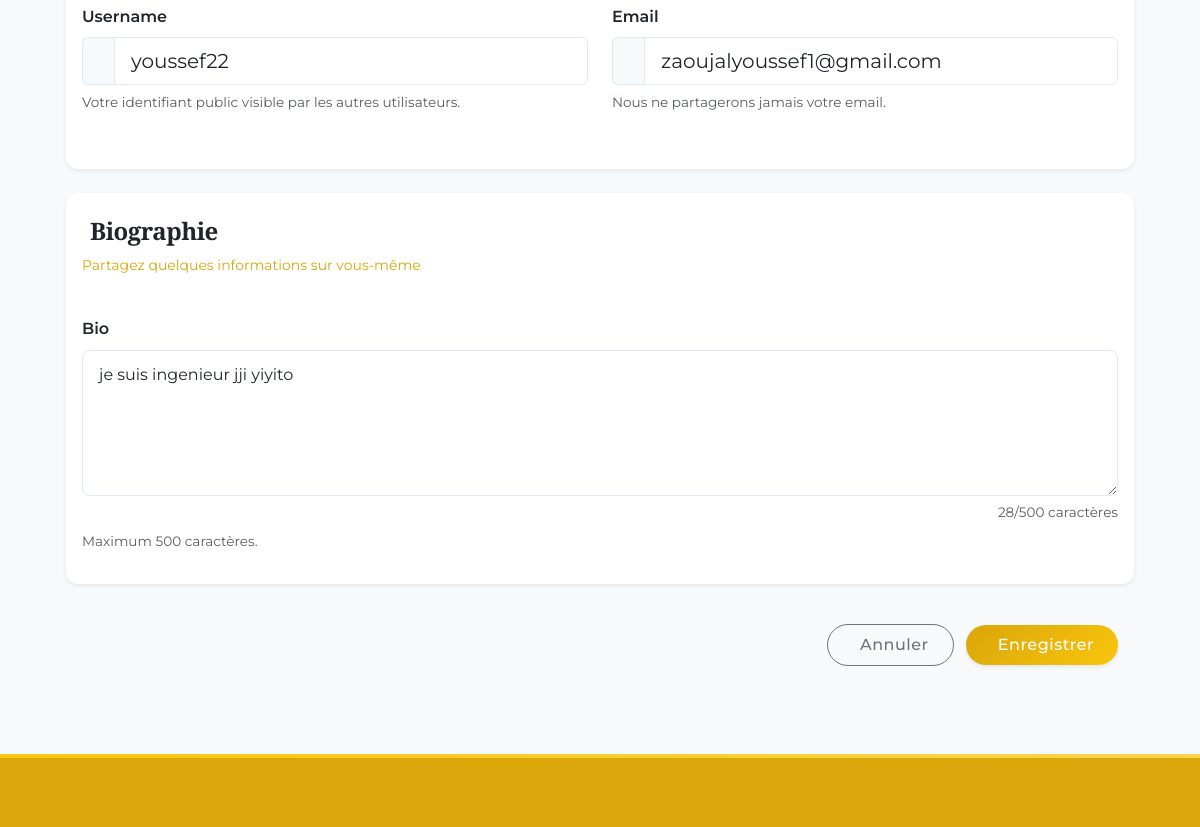
The app's page /dashboard/profile (signed in, middle part), older data.
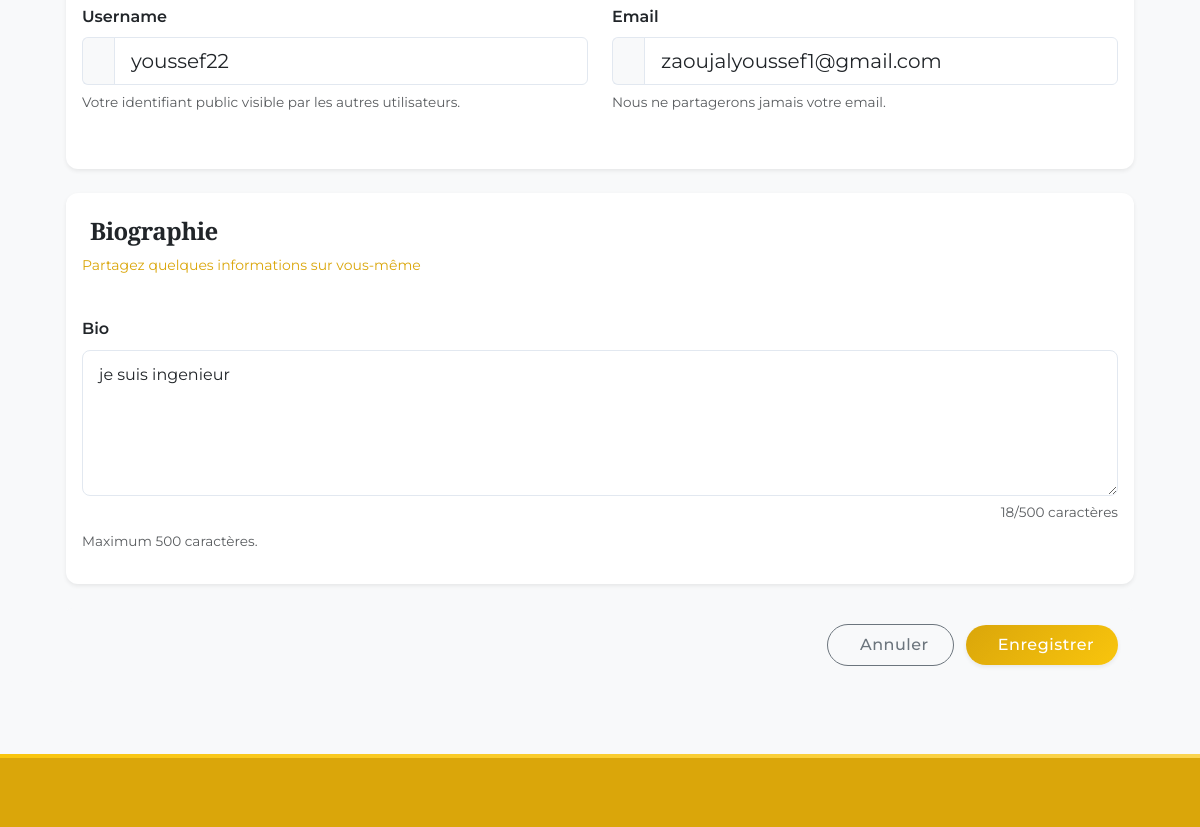
The same page, newer data.
### pythonic/models.py (models this page shows, shortened)
class User(db.Model, UserMixin):
    id = db.Column(db.Integer, primary_key=True)
    fname = db.Column(db.String(25), nullable=False)
    lname = db.Column(db.String(25), nullable=False)
    username = db.Column(db.String(25), unique=True, nullable=False)
    email = db.Column(db.String(125), unique=True, nullable=False)
    image_file = db.Column(db.String(20), nullable=False, default="default.png")
    bio = db.Column(db.Text, nullable=True)
    password = db.Column(db.String(60), nullable=False)
    lessons = db.relationship("Lesson", backref="author", lazy=True)

### pythonic/users/routes.py (the view)
@users.route("/dashboard/profile", methods=["GET", "POST"])
@login_required
def profile():
    profile_form = UpdateProfileForm()
    if profile_form.validate_on_submit():
        if profile_form.picture.data:
            picture_file = save_picture(
                profile_form.picture.data, "static/user_pics", output_size=(150, 150)
            )
            current_user.image_file = picture_file
        current_user.username = profile_form.username.data
        current_user.email = profile_form.email.data
        current_user.bio = profile_form.bio.data
        db.session.commit()
        flash("Your profile has been updated", "success")
        return redirect(url_for("users.profile"))
    elif request.method == "GET":
        profile_form.username.data = current_user.username
        profile_form.email.data = current_user.email
        profile_form.bio.data = current_user.bio
    image_file = url_for("static", filename=f"user_pics/{current_user.image_file}")
    return render_template(
        "profile.html",
        title="Profile",
        profile_form=profile_form,
        image_file=image_file,
        active_tab="profile",
    )

### pythonic/users/forms.py (shortened to what this page needs)
class UpdateProfileForm(FlaskForm):
    username = StringField(
        "Username", validators=[DataRequired(), Length(min=2, max=25)]
    )
    email = StringField("Email", validators=[DataRequired(), Email()])
    bio = TextAreaField("Bio")
    picture = FileField(
        "Update Profile Picture", validators=[FileAllowed(["jpg", "png"])]
    )
    submit = SubmitField("Update")

### pythonic/models.py (called while the page is built)
@login_manager.user_loader
def load_user(user_id):
    return User.query.get(int(user_id))

### pythonic/templates/profile.html (shortened to what this page needs)
{% extends "dashboard.html"%}
{% block profile %}
<div class="{{'tab-pane show active fade p-4' if active_tab=='profile' else 'tab-pane fade p-4'}}" id="nav-profile"
    role="tabpanel" aria-labelledby="nav-profile-tab">
    <form action=" " method="POST" enctype="multipart/form-data" class="needs-validation" novalidate>
        <div class="card shadow-sm border-0 mb-4 overflow-hidden">
            <div class="card-body pt-0">
                <div class="row mb-4">
                    <div class="col-md-6 mb-3">
                        {{ profile_form.username.label(class='form-label fw-semibold text-dark')}}
                        <div class="input-group input-group-lg">
                            <span class="input-group-text bg-light border-end-0 rounded-start"></span>
                            {% if profile_form.username.errors%}
                            {{ profile_form.username(class='form-control form-control-lg is-invalid rounded-end')}}
                            <div class="invalid-feedback">
                                {% for error in profile_form.username.errors %}
                                <span>{{error}}</span>
                                {% endfor %}
                            </div>
                            {% else %}
                            {{ profile_form.username(class='form-control form-control-lg rounded-end')}}
                            {% endif %}
                        </div>
                        <div class="form-text">Votre identifiant public visible par les autres utilisateurs.</div>
                    </div>
                    <div class="col-md-6 mb-3">
                        {{ profile_form.email.label(class='form-label fw-semibold text-dark')}}
                        <div class="input-group input-group-lg">
                            <span class="input-group-text bg-light border-end-0 rounded-start"></span>
                            {% if profile_form.email.errors%}
                            {{ profile_form.email(class='form-control form-control-lg is-invalid rounded-end')}}
                            <div class="invalid-feedback">
                                {% for error in profile_form.email.errors %}
                                <span>{{error}}</span>
                                {% endfor %}
                            </div>
                            {% else %}
                            {{ profile_form.email(class='form-control form-control-lg rounded-end')}}
                            {% endif %}
                        </div>
                        <div class="form-text">Nous ne partagerons jamais votre email.</div>
                    </div>
                </div>
            </div>
        </div>
        <div class="card shadow-sm border-0 overflow-hidden">
            <div class="card-header bg-transparent py-4 border-0">
                <h5 class="card-title mb-0 text-dark fw-bold fs-4">
                    Biographie
                </h5>
                <p class="text-muted mt-2 small">Partagez quelques informations sur vous-même</p>
            </div>
            <div class="card-body pt-0">
                <div class="mb-3">
                    {{ profile_form.bio.label(class='form-label fw-semibold text-dark') }}
                    {{ profile_form.bio(class='form-control form-control-lg', rows='5', placeholder='Décrivez-vous en quelques mots...') }}
                    <div class="form-text">Maximum 500 caractères.</div>
                </div>
            </div>
        </div>
        <div class="d-flex justify-content-between align-items-center mt-4 p-3 bg-light rounded">
            <div class="text-muted small">
            </div>
            <div>
                <button class="btn btn-outline-secondary px-4 py-2 rounded-pill me-2" type="reset">
                    Annuler
                </button>
                <button class="btn btn-primary px-4 py-2 rounded-pill shadow-sm" type="submit">
                    Enregistrer
                </button>
            </div>
        </div>
    </form>
</div>
{% endblock profile %}

Row changes from the older to the newer data that the page shows:
changed User "youssef22": bio "je suis ingenieur jji yiyito" → "je suis ingenieur"
Text that changed along with them:
text written by a page script: "28/500 caractères" → "18/500 caractères"
